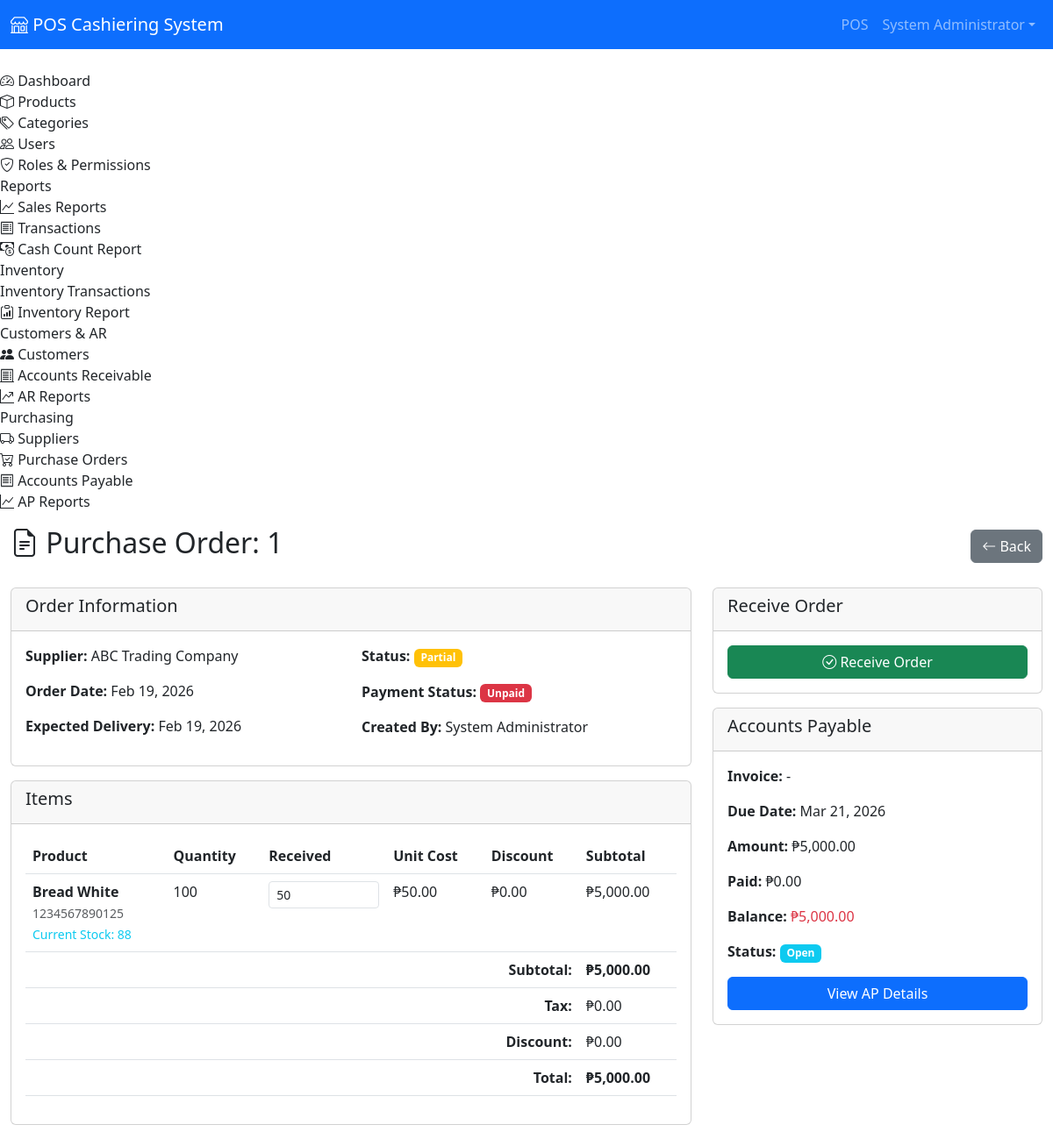
Page /POS/admin/purchase-order-details.php?id=1 (signed in) on the committed database.
### tables this page shows
CREATE TABLE `purchase_orders` (
  `id` int(11) NOT NULL AUTO_INCREMENT,
  `po_number` varchar(50) NOT NULL,
  `supplier_id` int(11) NOT NULL,
  `order_date` date NOT NULL,
  `expected_delivery_date` date DEFAULT NULL,
  `delivery_date` date DEFAULT NULL,
  `status` enum('pending','ordered','partial','received','cancelled') DEFAULT 'pending',
  `subtotal` decimal(15,2) NOT NULL DEFAULT 0.00,
  `tax_amount` decimal(15,2) DEFAULT 0.00,
  `discount_amount` decimal(15,2) DEFAULT 0.00,
  `total_amount` decimal(15,2) NOT NULL DEFAULT 0.00,
  `paid_amount` decimal(15,2) DEFAULT 0.00,
  `balance` decimal(15,2) DEFAULT 0.00,
  `payment_status` enum('unpaid','partial','paid') DEFAULT 'unpaid',
  `notes` text DEFAULT NULL,
  `created_by` int(11) NOT NULL,
  `created_at` timestamp NOT NULL DEFAULT current_timestamp(),
  `updated_at` timestamp NOT NULL DEFAULT current_timestamp() ON UPDATE current_timestamp(),
  PRIMARY KEY (`id`),
  UNIQUE KEY `po_number` (`po_number`),
  KEY `created_by` (`created_by`),
  KEY `idx_supplier` (`supplier_id`),
  KEY `idx_status` (`status`),
  KEY `idx_date` (`order_date`),
  KEY `idx_po_number` (`po_number`),
  CONSTRAINT `purchase_orders_ibfk_1` FOREIGN KEY (`supplier_id`) REFERENCES `suppliers` (`id`),
  CONSTRAINT `purchase_orders_ibfk_2` FOREIGN KEY (`created_by`) REFERENCES `users` (`id`)
);

CREATE TABLE `suppliers` (
  `id` int(11) NOT NULL AUTO_INCREMENT,
  `supplier_name` varchar(255) NOT NULL,
  `contact_person` varchar(255) DEFAULT NULL,
  `email` varchar(255) DEFAULT NULL,
  `phone` varchar(50) DEFAULT NULL,
  `address` text DEFAULT NULL,
  `city` varchar(100) DEFAULT NULL,
  `state` varchar(100) DEFAULT NULL,
  `zip_code` varchar(20) DEFAULT NULL,
  `country` varchar(100) DEFAULT 'Philippines',
  `tax_id` varchar(100) DEFAULT NULL,
  `payment_terms` int(11) DEFAULT 30 COMMENT 'Payment terms in days',
  `credit_limit` decimal(15,2) DEFAULT 0.00,
  `balance` decimal(15,2) DEFAULT 0.00 COMMENT 'Current outstanding balance',
  `is_active` tinyint(1) DEFAULT 1,
  `notes` text DEFAULT NULL,
  `created_at` timestamp NOT NULL DEFAULT current_timestamp(),
  `updated_at` timestamp NOT NULL DEFAULT current_timestamp() ON UPDATE current_timestamp(),
  PRIMARY KEY (`id`),
  KEY `idx_name` (`supplier_name`),
  KEY `idx_active` (`is_active`)
);

CREATE TABLE `users` (
  `id` int(11) NOT NULL AUTO_INCREMENT,
  `username` varchar(50) NOT NULL,
  `email` varchar(100) NOT NULL,
  `password` varchar(255) NOT NULL,
  `full_name` varchar(100) NOT NULL,
  `avatar_url` varchar(255) DEFAULT NULL COMMENT 'Profile image path relative to uploads/avatars/',
  `role_id` int(11) NOT NULL,
  `is_active` tinyint(1) DEFAULT 1,
  `created_at` timestamp NOT NULL DEFAULT current_timestamp(),
  `updated_at` timestamp NOT NULL DEFAULT current_timestamp() ON UPDATE current_timestamp(),
  PRIMARY KEY (`id`),
  UNIQUE KEY `username` (`username`),
  UNIQUE KEY `email` (`email`),
  KEY `idx_role` (`role_id`),
  KEY `idx_active` (`is_active`)
);

CREATE TABLE `purchase_order_items` (
  `id` int(11) NOT NULL AUTO_INCREMENT,
  `purchase_order_id` int(11) NOT NULL,
  `product_id` int(11) NOT NULL,
  `quantity` int(11) NOT NULL,
  `unit_cost` decimal(10,2) NOT NULL,
  `discount` decimal(10,2) DEFAULT 0.00,
  `subtotal` decimal(15,2) NOT NULL,
  `received_quantity` int(11) DEFAULT 0,
  PRIMARY KEY (`id`),
  KEY `idx_po` (`purchase_order_id`),
  KEY `idx_product` (`product_id`),
  CONSTRAINT `purchase_order_items_ibfk_1` FOREIGN KEY (`purchase_order_id`) REFERENCES `purchase_orders` (`id`) ON DELETE CASCADE,
  CONSTRAINT `purchase_order_items_ibfk_2` FOREIGN KEY (`product_id`) REFERENCES `products` (`id`)
);

CREATE TABLE `products` (
  `id` int(11) NOT NULL AUTO_INCREMENT,
  `barcode` varchar(100) DEFAULT NULL,
  `product_name` varchar(200) NOT NULL,
  `description` text DEFAULT NULL,
  `category_id` int(11) NOT NULL,
  `price` decimal(10,2) NOT NULL,
  `cost` decimal(10,2) DEFAULT 0.00,
  `stock_quantity` int(11) DEFAULT 0,
  `min_stock_level` int(11) DEFAULT 0,
  `unit` varchar(50) DEFAULT 'pcs',
  `image_url` varchar(255) DEFAULT NULL,
  `is_active` tinyint(1) DEFAULT 1,
  `created_at` timestamp NOT NULL DEFAULT current_timestamp(),
  `updated_at` timestamp NOT NULL DEFAULT current_timestamp() ON UPDATE current_timestamp(),
  PRIMARY KEY (`id`),
  UNIQUE KEY `barcode` (`barcode`),
  KEY `idx_barcode` (`barcode`),
  KEY `idx_category` (`category_id`),
  KEY `idx_active` (`is_active`),
  CONSTRAINT `products_ibfk_1` FOREIGN KEY (`category_id`) REFERENCES `categories` (`id`)
);

CREATE TABLE `accounts_payable` (
  `id` int(11) NOT NULL AUTO_INCREMENT,
  `purchase_order_id` int(11) NOT NULL,
  `supplier_id` int(11) NOT NULL,
  `invoice_number` varchar(100) DEFAULT NULL,
  `invoice_date` date DEFAULT NULL,
  `due_date` date NOT NULL,
  `amount` decimal(15,2) NOT NULL,
  `paid_amount` decimal(15,2) DEFAULT 0.00,
  `balance` decimal(15,2) NOT NULL,
  `status` enum('open','partial','paid','overdue') DEFAULT 'open',
  `payment_date` date DEFAULT NULL,
  `notes` text DEFAULT NULL,
  `created_at` timestamp NOT NULL DEFAULT current_timestamp(),
  `updated_at` timestamp NOT NULL DEFAULT current_timestamp() ON UPDATE current_timestamp(),
  PRIMARY KEY (`id`),
  KEY `idx_supplier` (`supplier_id`),
  KEY `idx_status` (`status`),
  KEY `idx_due_date` (`due_date`),
  KEY `idx_po` (`purchase_order_id`),
  CONSTRAINT `accounts_payable_ibfk_1` FOREIGN KEY (`purchase_order_id`) REFERENCES `purchase_orders` (`id`),
  CONSTRAINT `accounts_payable_ibfk_2` FOREIGN KEY (`supplier_id`) REFERENCES `suppliers` (`id`)
);

### POS/config/database.php (called while the page is built, shortened)
<?php
class Database {
    private $host = DB_HOST;
    private $user = DB_USER;
    private $pass = DB_PASS;
    private $name = DB_NAME;
    private $conn;
    private function connect() {
        try {
            $this->conn = new PDO(
                "mysql:host={$this->host};dbname={$this->name};charset=utf8mb4",
                $this->user,
                $this->pass,
                [
                    PDO::ATTR_ERRMODE => PDO::ERRMODE_EXCEPTION,
                    PDO::ATTR_DEFAULT_FETCH_MODE => PDO::FETCH_ASSOC,
                    PDO::ATTR_EMULATE_PREPARES => false
                ]
            );
        } catch (PDOException $e) {
            error_log("Database connection failed: " . $e->getMessage());
            throw new Exception("Database connection failed. Please check your database configuration and ensure the database 'pos_system' exists. Error: " . $e->getMessage());
        }
    }
    public function query($sql, $params = []) {
        try {
            $stmt = $this->conn->prepare($sql);
            $stmt->execute($params);
            return $stmt;
        } catch (PDOException $e) {
            error_log("Database query error: " . $e->getMessage());
            throw $e;
        }
    }
    public function fetch($sql, $params = []) {
        return $this->query($sql, $params)->fetch();
    }
    public function fetchAll($sql, $params = []) {
        return $this->query($sql, $params)->fetchAll();
    }
}

### POS/admin/purchase-order-details.php (the view, shortened to what this page needs)
<?php
require_once __DIR__ . '/includes/header.php';
require_once __DIR__ . '/../config/database.php';
$db = new Database();
$po_id = $_GET['id'] ?? 0;
$po = $db->fetch(
    "SELECT po.*, s.supplier_name, s.payment_terms, u.full_name as created_by_name
     FROM purchase_orders po
     JOIN suppliers s ON po.supplier_id = s.id
     JOIN users u ON po.created_by = u.id
     WHERE po.id = ?",
    [$po_id]
);
$items = $db->fetchAll(
    "SELECT poi.*, p.product_name, p.barcode, p.stock_quantity
     FROM purchase_order_items poi
     JOIN products p ON poi.product_id = p.id
     WHERE poi.purchase_order_id = ?",
    [$po_id]
);
$ap = $db->fetch(
    "SELECT * FROM accounts_payable WHERE purchase_order_id = ?",
    [$po_id]
);
?>
<div class="d-flex justify-content-between align-items-center mb-4">
    <h2><i class="bi bi-file-earmark-text"></i> Purchase Order: <?php echo htmlspecialchars($po['po_number']); ?></h2>
    <a href="<?php echo APP_URL; ?>/admin/purchase-orders.php" class="btn btn-secondary">
        <i class="bi bi-arrow-left"></i> Back
    </a>
</div>
<div class="row">
    <div class="col-md-8">
        <div class="card mb-3">
            <div class="card-header">
                <h5>Order Information</h5>
            </div>
            <div class="card-body">
                <div class="row">
                    <div class="col-md-6">
                        <p><strong>Supplier:</strong> <?php echo htmlspecialchars($po['supplier_name']); ?></p>
                        <p><strong>Order Date:</strong> <?php echo date('M d, Y', strtotime($po['order_date'])); ?></p>
                        <p><strong>Expected Delivery:</strong> <?php echo $po['expected_delivery_date'] ? date('M d, Y', strtotime($po['expected_delivery_date'])) : '-'; ?></p>
                    </div>
                    <div class="col-md-6">
                        <p><strong>Status:</strong>
                            <span class="badge bg-<?php
                                echo $po['status'] == 'received' ? 'success' :
                                    ($po['status'] == 'partial' ? 'warning' :
                                    ($po['status'] == 'cancelled' ? 'danger' : 'info'));
                            ?>"><?php echo ucfirst($po['status']); ?></span>
                        </p>
                        <p><strong>Payment Status:</strong>
                            <span class="badge bg-<?php
                                echo $po['payment_status'] == 'paid' ? 'success' :
                                    ($po['payment_status'] == 'partial' ? 'warning' : 'danger');
                            ?>"><?php echo ucfirst($po['payment_status']); ?></span>
                        </p>
                        <p><strong>Created By:</strong> <?php echo htmlspecialchars($po['created_by_name']); ?></p>
                    </div>
                </div>
            </div>
        </div>
        <div class="card mb-3">
            <div class="card-header">
                <h5>Items</h5>
            </div>
            <div class="card-body">
                <div class="table-responsive">
                    <table class="table">
                        <thead>
                            <tr>
                                <th>Product</th>
                                <th>Quantity</th>
                                <th>Received</th>
                                <th>Unit Cost</th>
                                <th>Discount</th>
                                <th>Subtotal</th>
                            </tr>
                        </thead>
                        <tbody>
                            <?php foreach ($items as $item): ?>
                            <tr>
                                <td>
                                    <strong><?php echo htmlspecialchars($item['product_name']); ?></strong><br>
                                    <small class="text-muted"><?php echo htmlspecialchars($item['barcode']); ?></small><br>
                                    <small class="text-info">Current Stock: <?php echo $item['stock_quantity']; ?></small>
                                </td>
                                <td><?php echo $item['quantity']; ?></td>
                                <td>
                                    <?php if ($po['status'] != 'received' && $po['status'] != 'cancelled'): ?>
                                    <input type="number" class="form-control form-control-sm"
                                           id="received_<?php echo $item['id']; ?>"
                                           value="<?php echo $item['received_quantity']; ?>"
                                           min="0" max="<?php echo $item['quantity']; ?>">
                                    <?php else: ?>
                                    <?php echo $item['received_quantity']; ?>
                                    <?php endif; ?>
                                </td>
                                <td>₱<?php echo number_format($item['unit_cost'], 2); ?></td>
                                <td>₱<?php echo number_format($item['discount'], 2); ?></td>
                                <td>₱<?php echo number_format($item['subtotal'], 2); ?></td>
                            </tr>
                            <?php endforeach; ?>
                        </tbody>
                        <tfoot>
                            <tr>
                                <td colspan="5" class="text-end"><strong>Subtotal:</strong></td>
                                <td><strong>₱<?php echo number_format($po['subtotal'], 2); ?></strong></td>
                            </tr>
                            <tr>
                                <td colspan="5" class="text-end"><strong>Tax:</strong></td>
                                <td>₱<?php echo number_format($po['tax_amount'], 2); ?></td>
                            </tr>
                            <tr>
                                <td colspan="5" class="text-end"><strong>Discount:</strong></td>
                                <td>₱<?php echo number_format($po['discount_amount'], 2); ?></td>
                            </tr>
                            <tr>
                                <td colspan="5" class="text-end"><strong>Total:</strong></td>
                                <td><strong>₱<?php echo number_format($po['total_amount'], 2); ?></strong></td>
                            </tr>
                        </tfoot>
                    </table>
                </div>
            </div>
        </div>
    </div>
    <div class="col-md-4">
        <?php if ($po['status'] != 'received' && $po['status'] != 'cancelled'): ?>
        <div class="card mb-3">
            <div class="card-header">
                <h5>Receive Order</h5>
            </div>
            <div class="card-body">
                <button class="btn btn-success w-100" onclick="receiveOrder()">
                    <i class="bi bi-check-circle"></i> Receive Order
                </button>
            </div>
        </div>
        <?php endif; ?>
        <?php if ($ap): ?>
        <div class="card mb-3">
            <div class="card-header">
                <h5>Accounts Payable</h5>
            </div>
            <div class="card-body">
                <p><strong>Invoice:</strong> <?php echo htmlspecialchars($ap['invoice_number'] ?? '-'); ?></p>
                <p><strong>Due Date:</strong> <?php echo date('M d, Y', strtotime($ap['due_date'])); ?></p>
                <p><strong>Amount:</strong> ₱<?php echo number_format($ap['amount'], 2); ?></p>
                <p><strong>Paid:</strong> ₱<?php echo number_format($ap['paid_amount'], 2); ?></p>
                <p><strong>Balance:</strong>
                    <span class="<?php echo $ap['balance'] > 0 ? 'text-danger' : 'text-success'; ?>">
                        ₱<?php echo number_format($ap['balance'], 2); ?>
                    </span>
                </p>
                <p><strong>Status:</strong>
                    <span class="badge bg-<?php
                        echo $ap['status'] == 'paid' ? 'success' :
                            ($ap['status'] == 'overdue' ? 'danger' :
                            ($ap['status'] == 'partial' ? 'warning' : 'info'));
                    ?>"><?php echo ucfirst($ap['status']); ?></span>
                </p>
                <a href="<?php echo APP_URL; ?>/admin/accounts-payable.php?po_id=<?php echo $po_id; ?>" class="btn btn-primary w-100">
                    View AP Details
                </a>
            </div>
        </div>
        <?php endif; ?>
    </div>
</div>
<?php require_once __DIR__ . '/includes/footer.php'; ?>

### rows in the picture
purchase_orders: po_number "1", supplier.supplier_name "ABC Trading Company", order_date "Feb 19, 2026", expected_delivery_date "Feb 19, 2026", status "Partial", payment_status "Unpaid", created_by.full_name "System Administrator", subtotal "5,000.00", tax_amount "0.00", discount_amount "0.00", total_amount "5,000.00"
purchase_order_items: product.product_name "Bread White", product.barcode "1234567890125", product.stock_quantity "88", quantity "100", received_quantity "50", unit_cost "50.00", discount "0.00", subtotal "5,000.00"
accounts_payable: invoice_number "-", due_date "Mar 21, 2026", amount "5,000.00", paid_amount "0.00", balance "5,000.00", status "Open"

### other values in the picture
APP_NAME "POS Cashiering System"
$currentUser['full_name'] "System Administrator"
